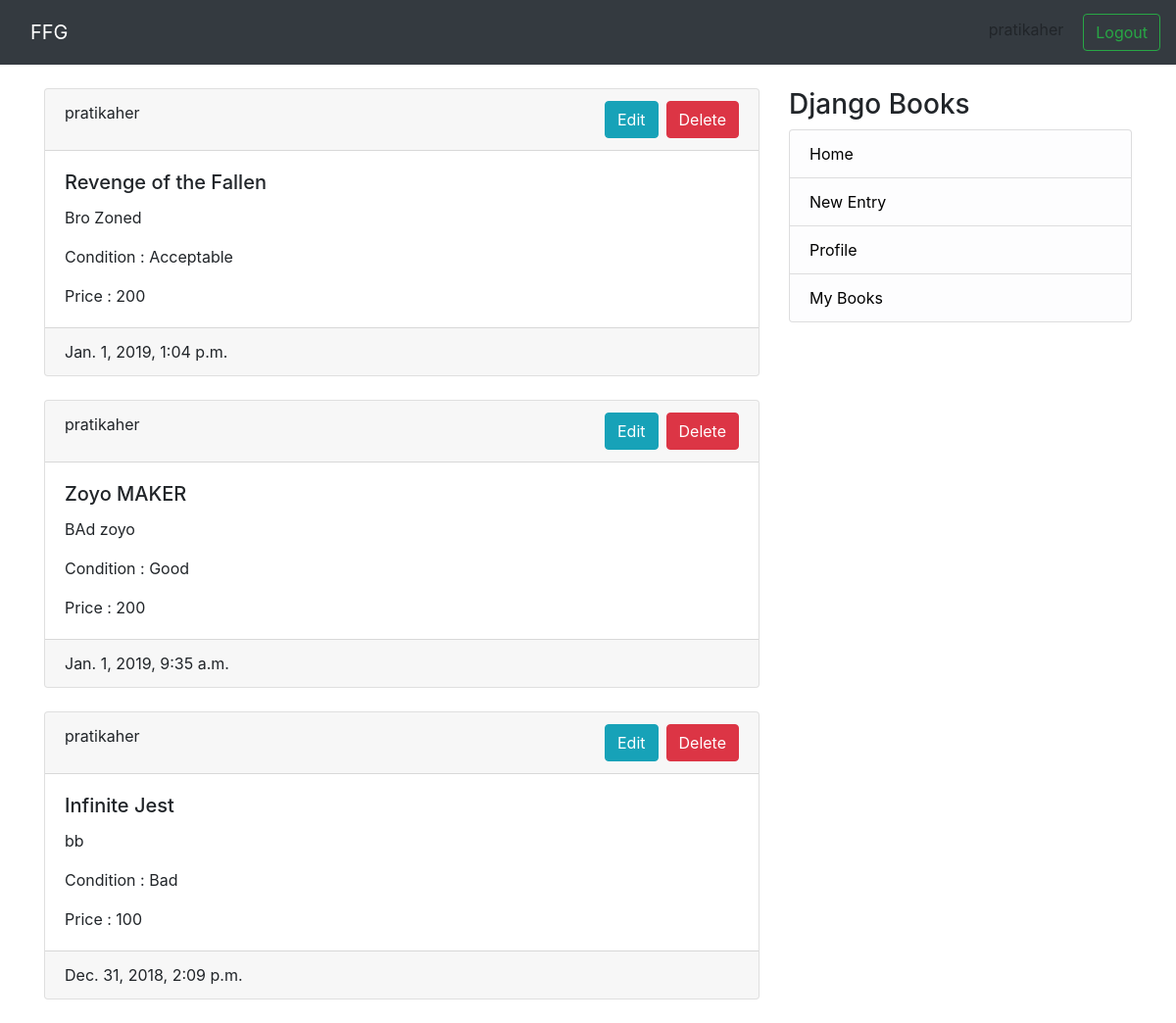
The app's page /userbooks/ (signed in) with its own data.
### coreapp/models.py (models this page shows, shortened)
class Book(models.Model):
    user = models.ForeignKey(User ,on_delete = models.CASCADE ,null=True )
    book_name = models.CharField(max_length=100)
    description = models.CharField(max_length=2000)
    image = models.ImageField(null=True, blank=True, upload_to="book_images/")
    price = models.IntegerField()
    condition = models.CharField(max_length=100,choices = CONITION_CHOICES, default='Acceptable')
    created_at = models.DateTimeField(auto_now_add=True)
    class Meta:
        verbose_name = 'Book'
        verbose_name_plural = 'Books'

### coreapp/views.py (the view)
# urls.py: path('userbooks/', views.UserBookListView.as_view(),name='userbooks'),
class UserBookListView(generic.ListView):
    model = Book
    template_name = 'user_books_listentries.html'
    context_object_name = 'books'
    ordering = ['-created_at']
    def get_queryset(self):
        user = self.request.user
        return Book.objects.filter(user=user).order_by('-created_at')

### templates/user_books_listentries.html (shortened to what this page needs)
{% extends 'base.html' %}
{% block content %}
{% if books %}
{% for book in books %}
<div class="card text-left">
    <div class="card-header">
        {{ book.user.username }}
        <a href="{% url 'post-delete' book.id %}" class="btn btn-danger float-right">Delete</a>
        <a href="{% url 'post-update' book.id %}" class="mr-2 btn btn-info float-right" >Edit</a>
    </div>
    <div class="card-body">
        <h5 class="card-title">{{ book.book_name }}</h5>
        <p class="card-text">{{ book.description }}</p>
        <p class="card-text">Condition : {{ book.condition }} </p>
        <p class="card-text">Price : {{ book.price }} </p>
    </div>
    <div class="card-footer text-mutxed">
        {{ book.created_at }}
    </div>
</div>
{% endfor %}
{% else %}
<div class="text-center"><h1>No Books Found ! Add Books ! </h1></div>
{% endif %}
{% endblock %}

### templates/base.html (shortened to what this page needs)
<!doctype html>
<html lang="en">
  <head>
    <link rel="stylesheet" href="https://stackpath.bootstrapcdn.com/bootstrap/4.1.3/css/bootstrap.min.css">
  </head>
  <body>
    <header class="site-header">
    <nav class="navbar navbar-expand-lg bg-dark">
      <div class="container">
        <a class="navbar-brand" style="color:white" href="{% url 'listentries' %}">FFG</a>
      </div>
      {% if user.is_authenticated %}
      <div class="navbar-nav">
          <div><p style="padding-right:20px;padding-top:10px;">{{ user.username }} </p> </div>
        </div>
        <a href="{% url 'logout' %}" class="btn btn-outline-success">Logout</a>
      {% else %}
        <div class="navbar-nav">
          <a href="{% url 'login' %}" class="btn btn-outline-success">Login</a>
          <a href="{% url 'signup' %}" class="btn btn-primary ml-2">Sign up</a>
        </div>
      {% endif %}
    </nav>
  </header>
  <br/>
    <div class="container">
      <div class="row justify-content-center">
        <div class="col-8">
          {% block content %}
          {% endblock %}
        </div>
        {% if user.is_authenticated %}
                <div class="col-md-4">
                  <div class="content-section">
                    <h3>Django Books</h3>
                      <ul class="list-group">
                        <li class="list-group-item list-group-item-light"><a href="{% url 'listentries' %}" style="color:black"> Home</a></li>
                        <li class="list-group-item list-group-item-light"><a href="{% url 'newentry' %}" style="color:black"> New Entry</a></li>
                        <li class="list-group-item list-group-item-light"><a href="{% url 'profile' %}" style="color:black">Profile</a></li>
                        <li class="list-group-item list-group-item-light"><a href="{% url 'userbooks' %}" style="color:black">My Books</a></li>
                      </ul>
                  </div>
                </div>
                {% endif %}
      </div>
    </div>
  </body>
</html>

### records on screen
Book: user.username "pratikaher", book_name "Revenge of the Fallen", description "Bro Zoned", condition "Acceptable", price "200", created_at "Jan. 1, 2019, 1:04 p.m."
Book: user.username "pratikaher", book_name "Zoyo MAKER", description "BAd zoyo", condition "Good", price "200", created_at "Jan. 1, 2019, 9:35 a.m."
Book: user.username "pratikaher", book_name "Infinite Jest", description "bb", condition "Bad", price "100", created_at "Dec. 31, 2018, 2:09 p.m."

### other values on screen
{{ user.username }} "pratikaher"
